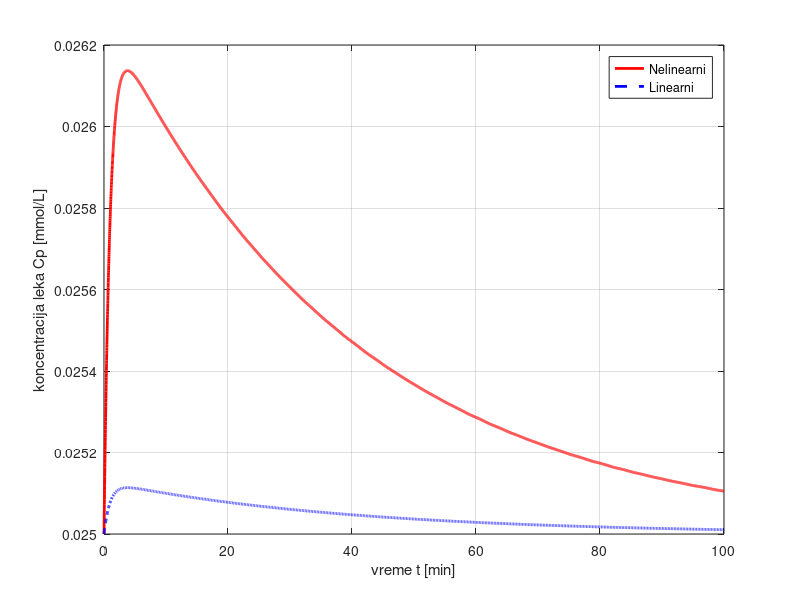

Write the MATLAB code that produced this figure.
pkg load control

% parametri (uzete su srednje vrednosti za parametre koji su dati u opsezima)
ka = 1;
ke = 0.025;
V = 80;
k = 1;
alfa = 5;

% MRT
Cp0 = 0.025;
Ad0 = (ke * Cp0 * V)/ka;
u0 = (ke * Cp0 * V)/(k - (alfa * ke * Cp0 * V));

% nelinearni model
function dx = sistem(t, x, ka, ke, V, k, alfa, u)
  dx = zeros(2,1);
  Ad = x(1);
  Cp = x(2);
  dx(1) = (-ka * Ad) + (k * u)/(1 + (alfa * u));
  dx(2) = (ka * Ad)/V - (ke * Cp);
end

% plotovanje nelinearnog modela
t = 0:0.01:100;
x0 = [Ad0 + 0.1; Cp0];   % malo odstupanje od radne tacke, perturbacija

f = @(t,x) sistem(t, x, ka, ke, V, k, alfa, u0);
[t, x] = ode45(f, t, x0);

figure;
plot(t, x(:,2), 'r', 'LineWidth', 2);
xlabel('vreme t [min]');
ylabel('koncentracija leka Cp [mmol/L]');
hold on;

% linearizovan model
A = [-ka, 0; ka/V, -ke];
B = [k/((1 + alfa * u0)^2); 0];
C = [0 1];
D = 0;

sys = ss(A, B, C, D);

u_dev = zeros(size(t));		% devijantne vrednosti, odstupanja od radne tacke
x0_dev = [0.01; 0];

[y_lin, t_lin] = lsim(sys, u_dev, t, x0_dev);

Cp_lin = y_lin + Cp0;

plot(t_lin, Cp_lin, 'b--', 'LineWidth', 2);
legend('Nelinearni', 'Linearni');
grid on;
